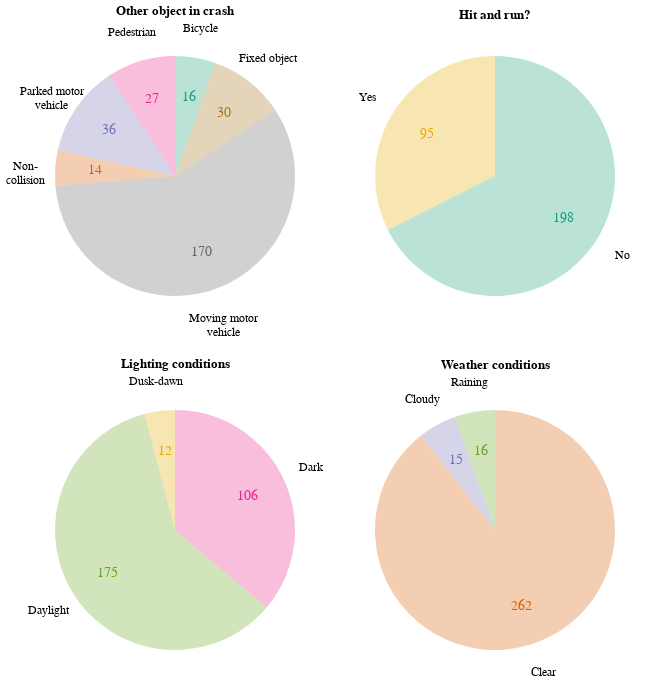

Notebook code cell kept with this figure:
### Code cell
((other_party_chart | hit_run_chart) & (lighting_chart | weather_chart))

### Figure 1 — Vega-Lite specification as saved in the notebook (floating-point values rounded to 4 significant figures; data arrays with more than 128 entries replaced by an {"elided": "..."} marker saying what was removed)
{"config": {"view": {"continuousWidth": 300, "continuousHeight": 300}}, "vconcat": [{"hconcat": [{"layer": [{"mark": {"type": "arc", "opacity": 0.3, "outerRadius": 120}, "encoding": {"color": {"field": "category", "legend": null, "scale": {"scheme": "dark2"}, "type": "nominal"}, "theta": {"aggregate": "count", "field": "category", "stack": true, "type": "nominal"}}}, {"layer": [{"mark": {"type": "text", "lineBreak": "\n", "radius": 150, "size": 12}, "encoding": {"color": {"value": "black"}, "text": {"field": "category", "type": "nominal"}, "theta": {"aggregate": "count", "field": "category", "stack": true, "type": "nominal"}}}, {"mark": {"type": "text", "radius": 80, "size": 14}, "encoding": {"color": {"field": "category", "type": "nominal"}, "text": {"aggregate": "count", "field": "category", "type": "quantitative"}, "theta": {"aggregate": "count", "field": "category", "stack": true, "type": "nominal"}}}]}], "data": {"name": "data-5dc434eee6d1eace495f6297324c8785"}, "title": "Other object in crash"}, {"layer": [{"mark": {"type": "arc", "opacity": 0.3, "outerRadius": 120}, "encoding": {"color": {"field": "category", "legend": null, "scale": {"scheme": "dark2"}, "type": "nominal"}, "theta": {"aggregate": "count", "field": "category", "stack": true, "type": "nominal"}}}, {"layer": [{"mark": {"type": "text", "lineBreak": "\n", "radius": 150, "size": 12}, "encoding": {"color": {"value": "black"}, "text": {"field": "category", "type": "nominal"}, "theta": {"aggregate": "count", "field": "category", "stack": true, "type": "nominal"}}}, {"mark": {"type": "text", "radius": 80, "size": 14}, "encoding": {"color": {"field": "category", "type": "nominal"}, "text": {"aggregate": "count", "field": "category", "type": "quantitative"}, "theta": {"aggregate": "count", "field": "category", "stack": true, "type": "nominal"}}}]}], "data": {"name": "data-d76b2775edcd5e31ade3d668134c7669"}, "title": "Hit and run?"}]}, {"hconcat": [{"layer": [{"mark": {"type": "arc", "opacity": 0.3, "outerRadius": 120}, "encoding": {"color": {"field": "category", "legend": null, "scale": {"scheme": "dark2"}, "type": "nominal"}, "theta": {"aggregate": "count", "field": "category", "stack": true, "type": "nominal"}}}, {"layer": [{"mark": {"type": "text", "lineBreak": "\n", "radius": 150, "size": 12}, "encoding": {"color": {"value": "black"}, "text": {"field": "category", "type": "nominal"}, "theta": {"aggregate": "count", "field": "category", "stack": true, "type": "nominal"}}}, {"mark": {"type": "text", "radius": 80, "size": 14}, "encoding": {"color": {"field": "category", "type": "nominal"}, "text": {"aggregate": "count", "field": "category", "type": "quantitative"}, "theta": {"aggregate": "count", "field": "category", "stack": true, "type": "nominal"}}}]}], "data": {"name": "data-d8c917376c11243cf954f259360f20b9"}, "title": "Lighting conditions"}, {"layer": [{"mark": {"type": "arc", "opacity": 0.3, "outerRadius": 120}, "encoding": {"color": {"field": "category", "legend": null, "scale": {"scheme": "dark2"}, "type": "nominal"}, "theta": {"aggregate": "count", "field": "category", "stack": true, "type": "nominal"}}}, {"layer": [{"mark": {"type": "text", "lineBreak": "\n", "radius": 150, "size": 12}, "encoding": {"color": {"value": "black"}, "text": {"field": "category", "type": "nominal"}, "theta": {"aggregate": "count", "field": "category", "stack": true, "type": "nominal"}}}, {"mark": {"type": "text", "radius": 80, "size": 14}, "encoding": {"color": {"field": "category", "type": "nominal"}, "text": {"aggregate": "count", "field": "category", "type": "quantitative"}, "theta": {"aggregate": "count", "field": "category", "stack": true, "type": "nominal"}}}]}], "data": {"name": "data-82ff2ff05df252a2172c46bd4ae9f2e2"}, "title": "Weather conditions"}]}], "$schema": "https://vega.github.io/schema/vega-lite/v6.1.0.json", "datasets": {"data-5dc434eee6d1eace495f6297324c8785": {"elided": "293 records"}, "data-d76b2775edcd5e31ade3d668134c7669": {"elided": "293 records"}, "data-d8c917376c11243cf954f259360f20b9": {"elided": "293 records"}, "data-82ff2ff05df252a2172c46bd4ae9f2e2": {"elided": "293 records"}}}
